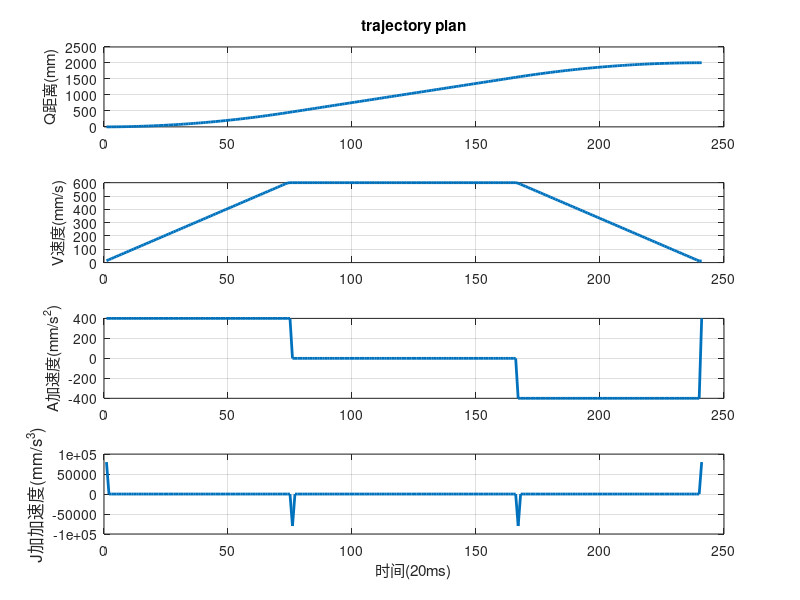

Reproduce this figure in MATLAB.
%编写程序模拟在线计算双S曲线加减速
%从初始点q0开始，一直计算到终点q1结束
%定义必要的变量

if 0%旋转参数
% %起始和终止点参数
% q0 = 0000;
% q1 = 1000;%mm
% v0 = 000;  %%一直q1和v0求其他
% v1 = 0;
% a0 = 0;%mm/s^2
% a1 = 0;
% 
% vmax = 300;%mm/s
% vmin = 0;
% amax = 200;%mm/s^2
% amin = -200;
% jmax = 400;%mm/s^3%j无穷大，速度梯形曲线
% jmin = -400; 
% %vmax_org = vmax;%??
    
else%直线参数
%起始和终止点参数
q0 = 0;
q1 = 2000;%mm
v0 = 10;  %已知q1和v0求其他。路径起始点速度
v1 = 10; %停车点速度
a0 = 0;%mm/s^2
a1 = 0;

vmax = 600;%mm/s
vmin = 0;
amax = 400;%mm/s^2
amin = -400; %如果是正值一直跑不出来，因为不减速了。
jmax = 80000;%1000;%mm/s^3%j无穷大，速度梯形曲线
jmin = -80000;%-1000;
%vmax_org = vmax;%??
end

%循环前赋初始值
%定义在k点上的%k点是哪个点
qk = q0;
qk_1 = q0;
vk = v0;
vk_1 = v0;
ak = a0;
ak_1 = a0;
jk = 0; %%jk也可以有初值？然并未卵
jk_1 = 0;
%e_min = 0.001;%?


% phase_2 = 0; 
Tk = 0;
Ts = 0.02%时间间隔20ms
T_ = 0; 

%定义记录曲线用变量
qc = [];
vc = [];
ac = [];
jc = [];

%进入循环当，当前点没有接近终点时，循环继续
while 1
%     if qk > 2.5 && qk < 4
%         vmax = vmax_org*0.8;
%     end
    %判断是否已经进入到减速阶段

    if T_>0 %通过T_判断是否进入减速阶段?
        t1 = Tk - T_; %t1--t4没用到
        t2 = Tj2a;
        t3 = (Td - Tj2b);
        t4 = Td;
        %已经进入到减速阶段
    %直接判断jk
        if (Tk - T_)>=0&&(Tk - T_)<(Tj2a)
             disp('phase2---1')
            jk = jmin;
        elseif (Tk - T_)>=(Tj2a)&&(Tk - T_)<(Td - Tj2b)
             disp('phase2---2')
            jk = 0;
        elseif(Tk - T_)>=((Td - Tj2b))&&(Tk - T_)<(Td)
             disp('phase2---3')
            jk = jmax;
        else
            disp('phase2---end')
%             jk =0;
%             ak =a1;
%             vk =v1;
%             qk = q1;
            break;
        end
        %T_ %加速-匀速段时间
        Tk %当前时间（总时间）
        Tk - T_ %减速段当前时间
    else
        %未进入到减速阶段
        %计算Td,Tj2a,Tj2b，用以计算hk。
        Tj2a = (amin - ak)/jmin;
        Tj2b = (a1 - amin)/jmax;
        Td = (v1 - vk)/amin + Tj2a*(amin - ak)/2/amin + Tj2b*(amin - a1)/2/amin;%减速段的时间d=decelerate

        %首先判断在减速段，是否能够达到最小减速度amin
        %%如果条件满足，重新计算Td
        if Td <= Tj2a + Tj2b
           Tj2a = -1*ak/jmin + ((jmax - jmin)*(ak^2*jmax - jmin*(a1^2 + 2*jmax*(vk - v1))))^2/jmin/(jmin - jmax);
           Tj2b = a1/jmax + ((jmax - jmin)*(ak^2*jmax - jmin*(a1^2 + 2*jmax*(vk - v1))))^2/jmin/(jmin - jmax);
           Td = Tj2a + Tj2b;
        end
        
        %计算hk，判断是否需要进入减速阶段；hk是减速段的距离值？
        hk = 0.5*ak*Td^2 + (jmin*Tj2a*(3*Td^2 - 3*Td*Tj2a + Tj2a^2) + jmax*Tj2b^3)/6 + Td*vk;
        if hk <(q1 - qk)%当剩余距离，小于减速段理论距离hk时，进入减速段
            %case 1 加速或匀速运动段
            %判断加加速度的值
            if ((vk - ak^2/2/jmin) < vmax)&&(ak < amax)
                 disp('##############4##############')
                vk
                ak
                jk = jmax;
            elseif((vk - ak^2/2/jmin) < vmax)&&(ak >= amax)
                 disp('##############5##############')
                vk
                ak
                jk = 0;
            elseif((vk - ak^2/2/jmin) >= vmax)&&(ak >0 )
                 disp('##############6##############')
                vk
                ak
                jk = jmin;
                
                Tacc=Tk;%加速段时间
                Tacc
                
            elseif((vk - ak^2/2/jmin) >= vmax)&&(ak <=0 )
                disp('##############7##############')
                vk
                ak
                jk = 0;
                
%                 Tn=Tk-Tacc;%匀速段时间
%                 Tn                
            end
        %case 2 减速度阶段
        else
            %进入到减速阶段之前，记录时间和参数
            hk_node=hk;
            qk_node=qk;
            vk_node=vk;
            ak_node=ak;
            jk_node=jk;%phase1结束时的参数记录
            T_ = Tk;
            jk = jmin;
             disp('8')
        end
    end%end if T_>0
    
    
% % %根据jk计算本周期的加速度，速度，位置

   jc = [jc jk];
   
   ak = ak_1 + Ts*(jk + jk)/2 ; 
   if ak>amax
       ak = amax;
   end
   if ak < amin
       ak = amin;
   end
   if jk<0&&ak_1>0&&ak<0%ak在关键点的判断%避免震荡?
       ak = 0;
   end  
   ac = [ac ak]; 
   
%根据ak值计算vk
   vk =  vk_1 + Ts*(ak + ak_1)/2;
    if vk> vmax
        vk = vmax;
    end
    if vk < vmin
        vk = vmin;
    end

   vc = [vc vk];

%根据vk值计算qk
   qk =  qk_1 + Ts*(vk + vk_1)/2; %若减速阶段qk这个值由外部传入的dist2goal设定如何？？？
   qc = [qc qk];

   qk_1 = qk;
   vk_1 = vk;
   ak_1 = ak;
   jk_1 = jk;
   Tk = Tk + Ts;
   
end%end while

subplot(411)
plot(qc,'LineWidth',2)
ylabel('Q距离(mm)')%y轴标记
title('trajectory plan')%标题
grid
subplot(412)
plot(vc,'LineWidth',2)
grid
ylabel('V速度(mm/s)')%y轴标记
subplot(413)
plot(ac,'LineWidth',2)
grid
ylabel('A加速度(mm/s^2)')%y轴标记
subplot(414)
plot(jc,'LineWidth',2)
grid
ylabel('J加加速度(mm/s^3)','FontSize',12)%y轴标记
xlabel('时间(20ms)')%x轴标记
